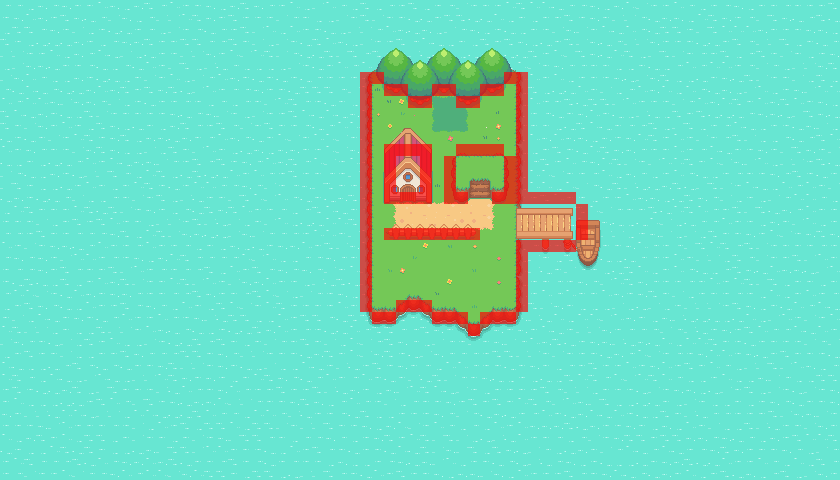

The image is a tile-based game level rendered from a .tmx file. Its description and source (layers, tilesets, objects; grid data summarised) follow:
An orthogonal 70x40 tile map with 12x12 px tiles, 13 tile layers (Water, Island, Paths, Battle Patch, ...), 2 tilesets.

<map version="1.10" tiledversion="1.10.1" orientation="orthogonal" renderorder="right-down" width="70" height="40" tilewidth="12" tileheight="12" infinite="0" nextlayerid="15" nextobjectid="1">
 <tileset firstgid="1" source="pokemonStyleGameTileset.tsx" />
 <tileset firstgid="1025" source="collisionTileset.tsx" />
 <layer id="1" name="Water" width="70" height="40">
  <data>[2800 cells, 2800 non-empty, 9 distinct tile ids]</data>
 </layer>
 <layer id="2" name="Island" width="70" height="40">
  <data>[2800 cells, 363 non-empty, 92 distinct tile ids]</data>
 </layer>
 <layer id="8" name="Paths" width="70" height="40">
  <data>[2800 cells, 37 non-empty, 11 distinct tile ids]</data>
 </layer>
 <layer id="9" name="Battle Patch" width="70" height="40">
  <data>[2800 cells, 9 non-empty, 9 distinct tile ids]</data>
 </layer>
 <layer id="10" name="Grass and Flowers" width="70" height="40">
  <data>[2800 cells, 30 non-empty, 22 distinct tile ids]</data>
 </layer>
 <layer id="11" name="Fence" width="70" height="40">
  <data>[2800 cells, 24 non-empty, 12 distinct tile ids]</data>
 </layer>
 <layer id="12" name="Dock" width="70" height="40">
  <data>[2800 cells, 48 non-empty, 48 distinct tile ids]</data>
 </layer>
 <layer id="3" name="Plateau" width="70" height="40">
  <data>[2800 cells, 35 non-empty, 35 distinct tile ids]</data>
 </layer>
 <layer id="4" name="House" width="70" height="40">
  <data>[2800 cells, 48 non-empty, 48 distinct tile ids]</data>
 </layer>
 <layer id="5" name="Trees" width="70" height="40">
  <data>[2800 cells, 72 non-empty, 24 distinct tile ids]</data>
 </layer>
 <layer id="6" name="Trees 1" width="70" height="40">
  <data>[2800 cells, 48 non-empty, 24 distinct tile ids]</data>
 </layer>
 <layer id="13" name="Collisions" width="70" height="40" opacity="0.66">
  <data>[2800 cells, 108 non-empty, 1 distinct tile ids]</data>
 </layer>
 <layer id="14" name="Foreground Objects" width="70" height="40">
  <data>[2800 cells, 16 non-empty, 12 distinct tile ids]</data>
 </layer>
</map>
